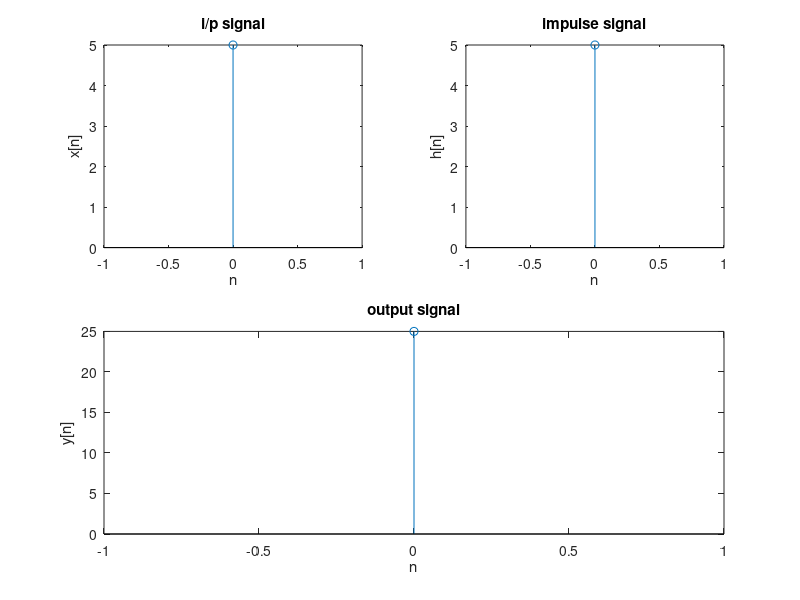

Here is the MATLAB script that generated this plot:
%linear convolution using DFT and IDFT

x=input('Enter the seq x[n]');
h=input('Enter the seq h[n]');
l1=length(x);
l2=length(h);

N=l1+l2-1; %length of linearly convolved output

%calculate N point DFT seq
X=fft(x,N);
H=fft(h,N);

Y=X.*H;
y=round(ifft(Y))

%plots
n1=0:l1-1;
subplot(2,2,1);
stem(n1,x);
xlabel('n');
ylabel('x[n]');
title("i/p signal");

n2=0:l2-1;
subplot(2,2,2);
stem(n2,h);
xlabel('n');
ylabel('h[n]');
title("impulse signal");

n3=0:length(y)-1;
subplot(2,2,[3,4]);
stem(n3,y);
xlabel('n');
ylabel('y[n]');
title("output signal");
